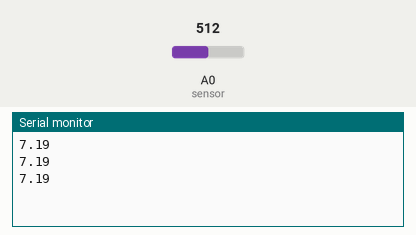
A sketch run on a simulated Arduino Uno, built with avr-gcc and run on an emulated ATmega328P. Parts: the last lines printed to the serial monitor. Inputs (shaded band) come from the test bench; at power-on: A0 (sensor) = 512.

Above: at 1.3 s.
1.4 s: A0 (sensor) set to 716
At 1.9 s:
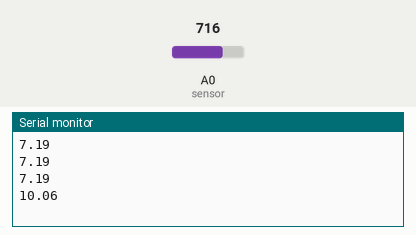
2.9 s: A0 (sensor) set to 900
At 3.4 s:
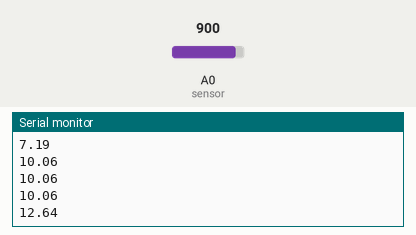
Timing chart, 0 to 5.9 s (numbered marks = the images above; inputs shaded):
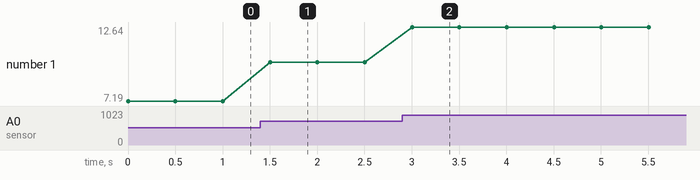

Measured:
- after the input at 1.4 s, the serial monitor: prints a new line after 0.10 s (image 1)
- after the input at 2.9 s, the serial monitor: prints a new line after 0.10 s (image 2)
- plotted number 1: 7.19 → 10.06 after the input at 1.4 s, 10.06 → 12.64 after the input at 2.9 s

The sketch:

voltage_monitor.ino
```cpp
int sensor = A0;
int bat = 0;
float out_voltage = 0.00;
float in_voltage = 0.00;
int r1 = 1000;
int r2 = 2000;


void setup() {
  // put your setup code here, to run once:
pinMode(sensor,INPUT);
Serial.begin(9600);
}

void loop() {
  // put your main code here, to run repeatedly:
bat = analogRead(sensor);
out_voltage = (bat/1023.0) * 4.79;
in_voltage = ((r1 + r2)/r1) * out_voltage;
Serial.println(in_voltage);
delay(500);
}
```
